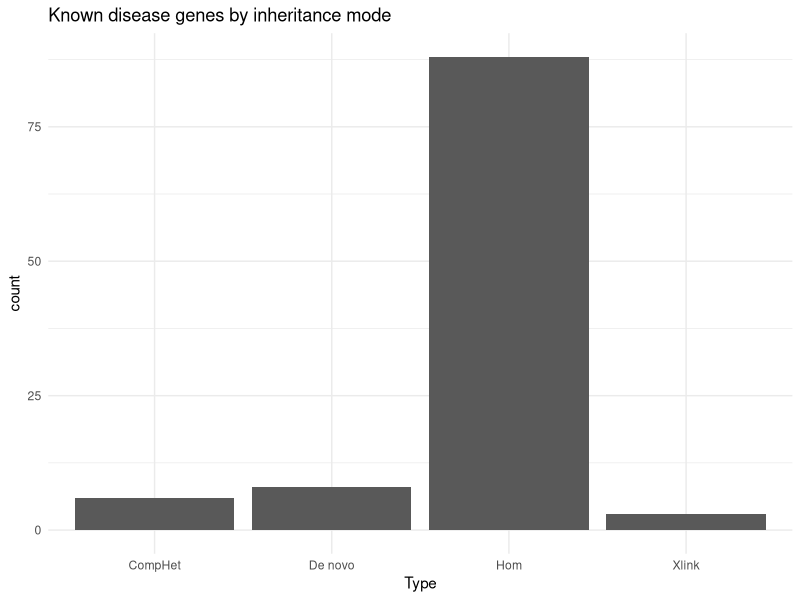
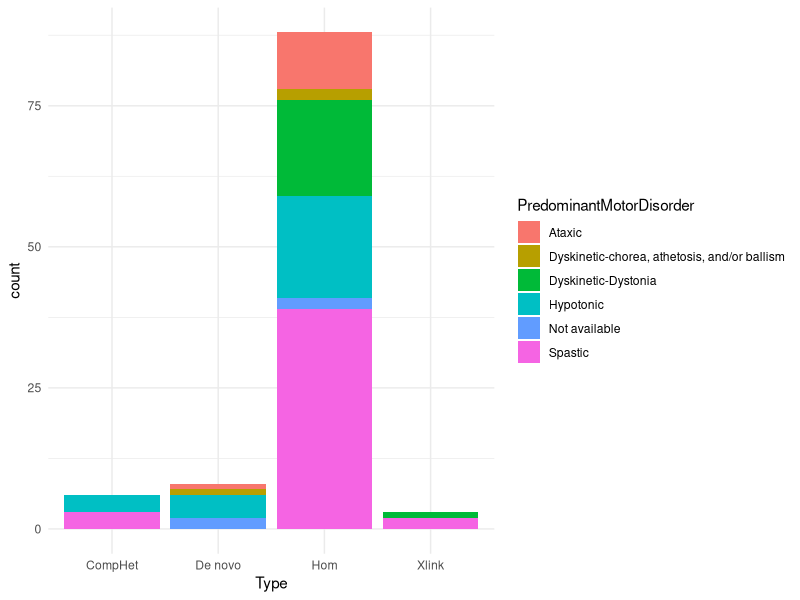
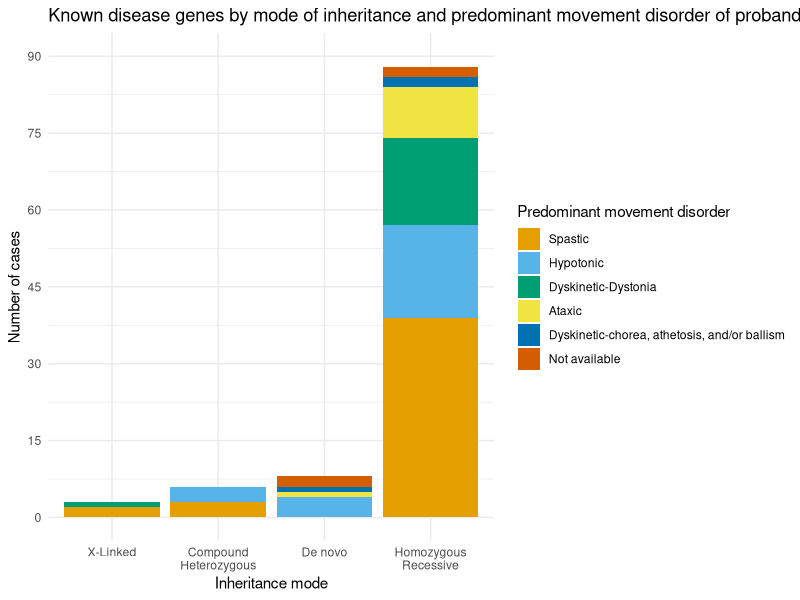

Source code (R) for these figures, in order:
library(tidyverse)
library(RColorBrewer)

denovo <- read.csv("MAPCP_Variants_Table_03.01.2025_FINAL_denovo.tsv", sep='\t')
recessive <- read.csv("MAPCP_Variants_Table_03.01.2025_FINAL_recessive.tsv", sep='\t')

# Only keep known top candidates
denovo <- denovo[denovo$Top.Candidate=="Yes",]
recessive <- recessive[recessive$Top.Candidate=="Yes",]
recessive <- recessive[grepl("Known", recessive$Gene.Category),]

# Sanity check for duplicate samples
denovo$ID %in% recessive$ID
recessive$ID %in% denovo$ID

# Merge tables
denovo <- data.frame(sapply(denovo, as.character))
merged <- bind_rows(denovo, recessive)
merged$PredominantMotorDisorder <- str_trim(merged$PredominantMotorDisorder)

# Bar plot of genes by inheritance mode
ggplot(merged, aes(x=Type)) +
  geom_bar() +
  ggtitle("Known disease genes by inheritance mode") +
  theme_minimal()

# Stacked bar plot by inheritance mode and predominant motor disorder
ggplot(merged, aes(fill=PredominantMotorDisorder, x=Type)) +
  geom_bar(position="stack", stat="count") +
  theme_minimal()

# Clean up
merged$Type <- factor(merged$Type, levels = c("Xlink", "CompHet", "De novo", "Hom"))
merged$PredominantMotorDisorder <- factor(merged$PredominantMotorDisorder, 
                                          levels = c("Not available",
                                                     "Dyskinetic-chorea, athetosis, and/or ballism",
                                                     "Ataxic", "Dyskinetic-Dystonia",
                                                     "Hypotonic", "Spastic"))

# Colorblind friendly palette
color_palette <- c("#D55E00", "#0072B2", "#F0E442", "#009E73", "#56B4E9", "#E69F00")

ggplot(merged, aes(fill=PredominantMotorDisorder, x=Type)) +
  geom_bar(position="stack", stat="count") +
  theme_minimal() +
  ggtitle("Known disease genes by mode of inheritance and predominant movement disorder of proband") +
  xlab("Inheritance mode") +
  ylab("Number of cases") +
  labs(fill="Predominant movement disorder") +
  scale_fill_manual(
    values=color_palette,
    guide = guide_legend(reverse=TRUE)
  ) +
  scale_x_discrete(labels =c("Xlink"="X-Linked", 
                             "CompHet"= "Compound\nHeterozygous",
                             "De novo" = "De novo",
                             "Hom" = "Homozygous\nRecessive")) +
  scale_y_continuous(
    limits=c(0, 90),
    breaks=c(seq(0, 90, by=15))
  )

# Save as png 800x600